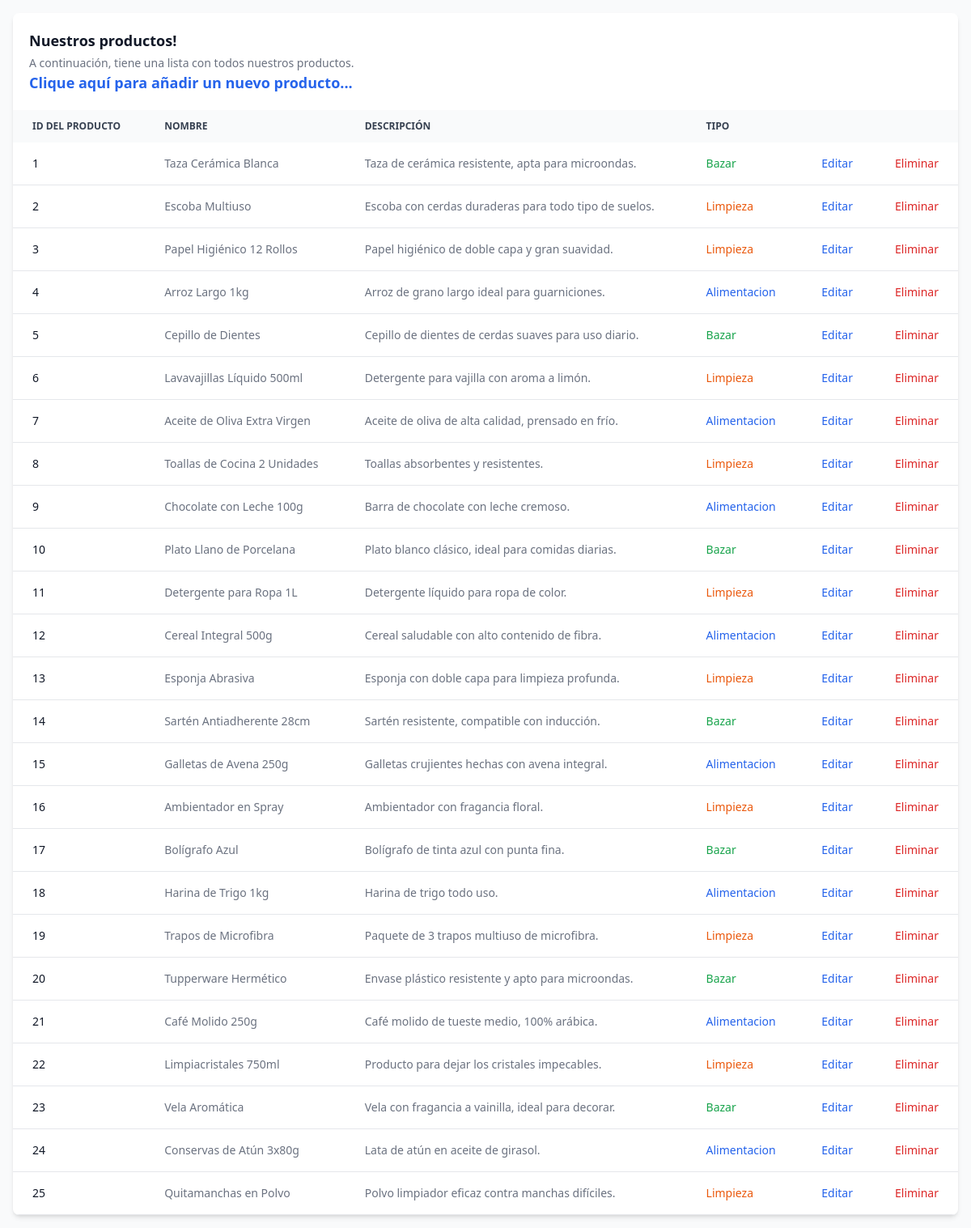
Page /public/productos.php on the committed database.
### tables this page shows
CREATE TABLE productos (
    id INT AUTO_INCREMENT PRIMARY KEY,
    nombre VARCHAR(60) UNIQUE NOT NULL,
    descripcion TEXT,
    tipo ENUM('Bazar', 'Alimentacion', 'Limpieza')
);

### public/productos.php (the view, shortened to what this page needs)
<?php
require __DIR__ . '/../utilidades/conexion.php';
$q = 'select * from productos';
$productos = mysqli_query($llave, $q);
?>
<!DOCTYPE html>
<html lang="es">
<head>
    <script src="https://cdn.tailwindcss.com"></script>
    <link rel="stylesheet" href="https://cdnjs.cloudflare.com/ajax/libs/font-awesome/6.6.0/css/all.min.css" />
</head>
<body class="bg-gray-50 dark:bg-gray-900 py-4 px-4">
    <div class="relative overflow-x-auto shadow-md sm:rounded-lg">
        <table class="w-full text-sm text-left rtl:text-right text-gray-500 dark:text-gray-400">
            <caption class="p-5 text-lg font-semibold text-left rtl:text-right text-gray-900 bg-white dark:text-white dark:bg-gray-800">
                Nuestros productos!
                <p class="mt-1 text-sm font-normal text-gray-500 dark:text-gray-400">A continuación, tiene una lista con todos nuestros productos.
                </p>
                <div>
                    <a type=submit href="nuevo.php" class="text-right font-small text-blue-600 dark:text-blue-500 hover:underline">Clique aquí para añadir un nuevo producto...</a>
                </div>
            </caption>
    </div>
    <thead class="text-xs text-gray-700 uppercase bg-gray-50 dark:bg-gray-700 dark:text-gray-400">
        <tr>
            <th scope="col" class="px-6 py-3">
                ID del producto
            </th>
            <th scope="col" class="px-6 py-3">
                Nombre
            </th>
            <th scope="col" class="px-6 py-3">
                Descripción
            </th>
            <th scope="col" class="px-6 py-3">
                Tipo
            </th>
            <th scope="col" class="px-6 py-3">
            </th>
            <th scope="col" class="px-6 py-3 text-red-600">
            </th>
        </tr>
    </thead>
    <tbody>
        <?php
        foreach ($productos as $producto) {
            if ($producto['tipo'] == 'Bazar') {
                $color = 'text-green-600';
            } elseif ($producto['tipo'] == 'Limpieza') {
                $color = 'text-orange-600';
            } else {
                $color = 'text-blue-600';
            };
            echo <<< TXT
            <tr class="bg-white border-b dark:bg-gray-800 dark:border-gray-700">
                <th scope="row" class="px-6 py-4 font-medium text-gray-900 whitespace-nowrap dark:text-white">
                    {$producto['id']}
                </th>
                <td class="px-6 py-4">
                    {$producto['nombre']}
                </td>
                <td class="px-6 py-4">
                    {$producto['descripcion']}
                </td>
                <td class="px-6 py-4 $color">
                    {$producto['tipo']}
                </td>
                <td class="px-6 py-4 text-right">
                <form action='update.php?id' method='GET'>
                    <input type='hidden' name='id' value="{$producto['id']}" />
                    <button type=submit href="update.php" class="font-medium text-blue-600 dark:text-blue-500 hover:underline">Editar</button>
                </form>
                    </td>
                <td class="px-6 py-4 text-right">
                     <form action='delete.php?id' method='GET'>
                    <input type='hidden' name='id' value="{$producto['id']}" />
                    <button type=submit href="delete.php" class="font-medium text-red-600 dark:text-red-500 hover:underline" onclick="return confirm('Confirme la operación: Eliminar articulo {$producto['id']}')">Eliminar</button>
                </form>
                </td>
            </tr>
            TXT;
        }
        ?>
    </tbody>
</html>

### rows in the picture
productos: id "1", nombre "Taza Cerámica Blanca", descripcion "Taza de cerámica resistente, apta para microondas.", tipo "Bazar"
productos: id "2", nombre "Escoba Multiuso", descripcion "Escoba con cerdas duraderas para todo tipo de suelos.", tipo "Limpieza"
productos: id "3", nombre "Papel Higiénico 12 Rollos", descripcion "Papel higiénico de doble capa y gran suavidad.", tipo "Limpieza"
productos: id "4", nombre "Arroz Largo 1kg", descripcion "Arroz de grano largo ideal para guarniciones.", tipo "Alimentacion"
productos: id "5", nombre "Cepillo de Dientes", descripcion "Cepillo de dientes de cerdas suaves para uso diario.", tipo "Bazar"
productos: id "6", nombre "Lavavajillas Líquido 500ml", descripcion "Detergente para vajilla con aroma a limón.", tipo "Limpieza"
productos: id "7", nombre "Aceite de Oliva Extra Virgen", descripcion "Aceite de oliva de alta calidad, prensado en frío.", tipo "Alimentacion"
productos: id "8", nombre "Toallas de Cocina 2 Unidades", descripcion "Toallas absorbentes y resistentes.", tipo "Limpieza"
productos: id "9", nombre "Chocolate con Leche 100g", descripcion "Barra de chocolate con leche cremoso.", tipo "Alimentacion"
productos: id "10", nombre "Plato Llano de Porcelana", descripcion "Plato blanco clásico, ideal para comidas diarias.", tipo "Bazar"
productos: id "11", nombre "Detergente para Ropa 1L", descripcion "Detergente líquido para ropa de color.", tipo "Limpieza"
productos: id "12", nombre "Cereal Integral 500g", descripcion "Cereal saludable con alto contenido de fibra.", tipo "Alimentacion"
productos: id "13", nombre "Esponja Abrasiva", descripcion "Esponja con doble capa para limpieza profunda.", tipo "Limpieza"
productos: id "14", nombre "Sartén Antiadherente 28cm", descripcion "Sartén resistente, compatible con inducción.", tipo "Bazar"
productos: id "15", nombre "Galletas de Avena 250g", descripcion "Galletas crujientes hechas con avena integral.", tipo "Alimentacion"
productos: id "16", nombre "Ambientador en Spray", descripcion "Ambientador con fragancia floral.", tipo "Limpieza"
productos: id "17", nombre "Bolígrafo Azul", descripcion "Bolígrafo de tinta azul con punta fina.", tipo "Bazar"
productos: id "18", nombre "Harina de Trigo 1kg", descripcion "Harina de trigo todo uso.", tipo "Alimentacion"
productos: id "19", nombre "Trapos de Microfibra", descripcion "Paquete de 3 trapos multiuso de microfibra.", tipo "Limpieza"
productos: id "20", nombre "Tupperware Hermético", descripcion "Envase plástico resistente y apto para microondas.", tipo "Bazar"
productos: id "21", nombre "Café Molido 250g", descripcion "Café molido de tueste medio, 100% arábica.", tipo "Alimentacion"
productos: id "22", nombre "Limpiacristales 750ml", descripcion "Producto para dejar los cristales impecables.", tipo "Limpieza"
productos: id "23", nombre "Vela Aromática", descripcion "Vela con fragancia a vainilla, ideal para decorar.", tipo "Bazar"
productos: id "24", nombre "Conservas de Atún 3x80g", descripcion "Lata de atún en aceite de girasol.", tipo "Alimentacion"
productos: id "25", nombre "Quitamanchas en Polvo", descripcion "Polvo limpiador eficaz contra manchas difíciles.", tipo "Limpieza"
